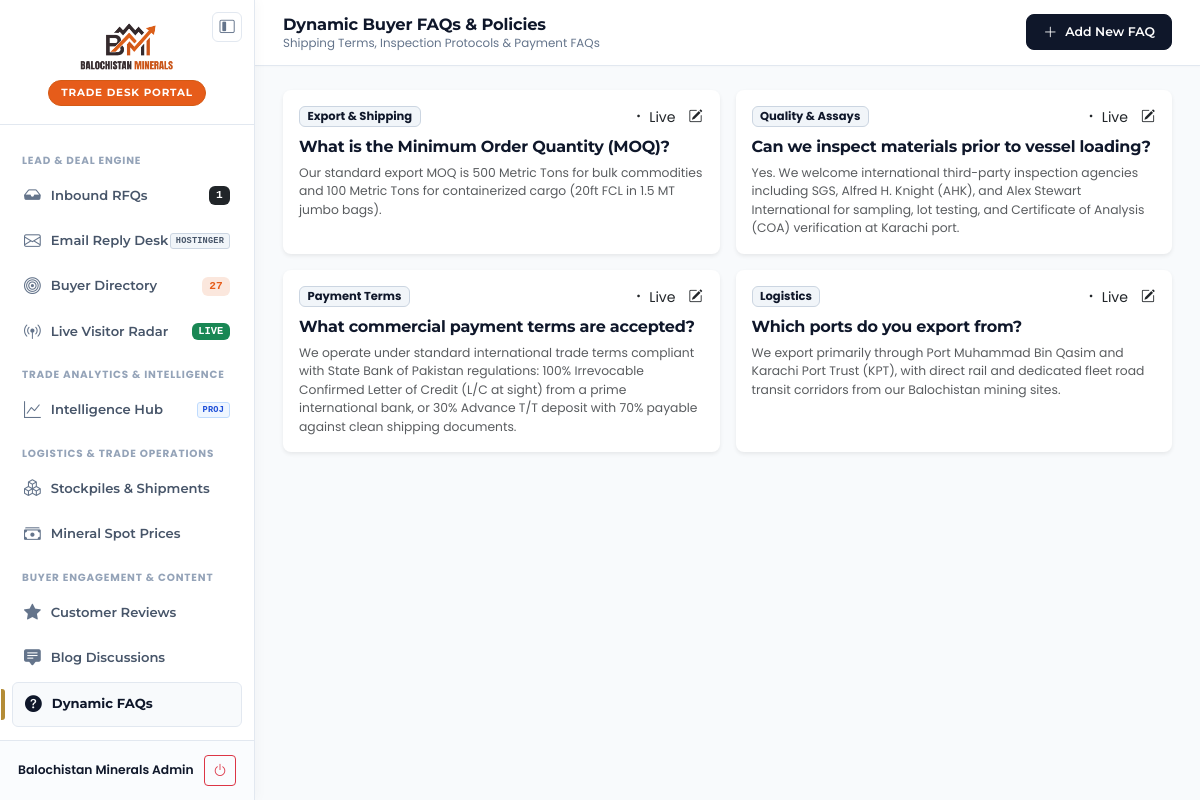
The page /admin/faqs.php (signed in) on the database its author committed.
### tables this page shows
CREATE TABLE IF NOT EXISTS `faqs` (
  `id` INT AUTO_INCREMENT PRIMARY KEY,
  `category` VARCHAR(60) NOT NULL DEFAULT 'Export & Shipping',
  `question` VARCHAR(255) NOT NULL,
  `answer` TEXT NOT NULL,
  `sort_order` INT NOT NULL DEFAULT 0,
  `is_active` TINYINT(1) NOT NULL DEFAULT 1,
  `created_at` TIMESTAMP DEFAULT CURRENT_TIMESTAMP
);

### admin/auth.php (called while the page is built, shortened)
<?php
function isLoggedIn() {
    return isset($_SESSION['bm_admin_id']) && !empty($_SESSION['bm_admin_id']);
}
function getLoggedInUser() {
    return [
        'id'        => $_SESSION['bm_admin_id'],
        'username'  => $_SESSION['bm_admin_user'] ?? 'Admin',
        'full_name' => $_SESSION['bm_admin_name'] ?? 'Admin',
        'email'     => $_SESSION['bm_admin_email'] ?? '',
        'role'      => $_SESSION['bm_admin_role'] ?? 'Owner'
    ];
}

### admin/faqs.php (the view, shortened to what this page needs)
<?php
require_once __DIR__ . '/auth.php';
$user = getLoggedInUser();
$pdo  = getDB();
$faqs = [];
$newLeads = 0;
if ($pdo !== null) {
    $newLeads = (int)$pdo->query("SELECT COUNT(*) FROM inquiries WHERE status = 'New'")->fetchColumn();
    $totalProspects = (int)$pdo->query("SELECT COUNT(*) FROM buyer_prospects")->fetchColumn();
    $faqs = $pdo->query('SELECT * FROM faqs ORDER BY sort_order ASC, id ASC')->fetchAll();
}
?>
<!DOCTYPE html>
<html lang="en">
<head>
  <link href="https://cdn.jsdelivr.net/npm/bootstrap@5.3.2/dist/css/bootstrap.min.css" rel="stylesheet">
  <link rel="stylesheet" href="https://cdn.jsdelivr.net/npm/bootstrap-icons@1.11.3/font/bootstrap-icons.min.css">
  <link rel="stylesheet" href="admin-layout.css">
</head>
<body>
  <div class="app-wrapper">
    <aside class="app-sidebar" id="appSidebar">
      <div class="sidebar-header">
        <a href="../" target="_blank" class="sidebar-logo-wrap" title="Balochistan Minerals">
          <img src="../images/new-logo.png" alt="Balochistan Minerals" class="sidebar-logo" onerror="this.style.display='none'">
          <span class="sidebar-badge">TRADE DESK PORTAL</span>
        </a>
        <button type="button" id="sidebarCloseBtn" class="btn-sidebar-panel-toggle" aria-label="Toggle Sidebar" title="Collapse Sidebar (Ctrl + B)">
          <i class="bi bi-layout-sidebar-inset"></i>
        </button>
      </div>
      <nav class="sidebar-nav">
        <div class="sidebar-section-title">Lead & Deal Engine</div>
        <a href="dashboard.php" class="sidebar-link">
          <div><i class="bi bi-inbox-fill"></i> Inbound RFQs</div>
          <?php if ($newLeads > 0): ?>
            <span class="badge bg-dark font-monospace" style="font-size: 0.7rem;"><?= $newLeads ?></span>
          <?php endif; ?>
        </a>
        <a href="email-desk.php" class="sidebar-link">
          <div><i class="bi bi-envelope"></i> Email Reply Desk</div>
          <span class="badge-sidebar-hostinger">HOSTINGER</span>
        </a>
        <a href="prospects.php" class="sidebar-link">
          <div><i class="bi bi-bullseye"></i> Buyer Directory</div>
          <span class="badge font-monospace" style="background: rgba(230,92,26,0.15); color: #E65C1A; font-size: 0.7rem;"><?= $totalProspects ?></span>
        </a>
        <a href="radar.php" class="sidebar-link">
          <div><i class="bi bi-broadcast-pin"></i> Live Visitor Radar</div>
          <span class="badge bg-success font-monospace" style="font-size: 0.65rem;">LIVE</span>
        </a>
        <div class="sidebar-section-title">Trade Analytics & Intelligence</div>
        <a href="analytics.php" class="sidebar-link">
          <div><i class="bi bi-graph-up"></i> Intelligence Hub</div>
          <span class="badge-sidebar-intel">PROJ</span>
        </a>
        <div class="sidebar-section-title">Logistics & Trade Operations</div>
        <a href="stockpiles.php" class="sidebar-link">
          <div><i class="bi bi-boxes"></i> Stockpiles & Shipments</div>
        </a>
        <a href="prices.php" class="sidebar-link">
          <div><i class="bi bi-cash-stack"></i> Mineral Spot Prices</div>
        </a>
        <div class="sidebar-section-title">Buyer Engagement & Content</div>
        <a href="reviews.php" class="sidebar-link">
          <div><i class="bi bi-star-fill"></i> Customer Reviews</div>
        </a>
        <a href="blog-discussions.php" class="sidebar-link">
          <div><i class="bi bi-chat-square-text-fill"></i> Blog Discussions</div>
        </a>
        <a href="faqs.php" class="sidebar-link active">
          <div><i class="bi bi-question-circle-fill"></i> Dynamic FAQs</div>
        </a>
        <div class="sidebar-section-title">System & Links</div>
      </nav>
      <div class="sidebar-footer">
        <div class="d-flex align-items-center justify-content-between">
          <div class="fw-semibold small" style="color: var(--navy-900);"><?= htmlspecialchars($user['full_name']) ?></div>
          <a href="logout.php" class="btn btn-sm btn-outline-danger p-1 px-2" title="Sign Out"><i class="bi bi-power"></i></a>
        </div>
      </div>
    </aside>
    <div class="app-main">
      <header class="top-bar">
        <div class="topbar-left">
          <div class="topbar-title-wrap">
            <h1 class="topbar-title">Dynamic Buyer FAQs & Policies</h1>
            <div class="topbar-subtitle">Shipping Terms, Inspection Protocols & Payment FAQs</div>
          </div>
        </div>
        <div class="topbar-right">
          <button type="button" class="btn-topbar-primary" data-bs-toggle="modal" data-bs-target="#faqModal0">
            <i class="bi bi-plus-lg"></i> <span>Add New FAQ</span>
          </button>
        </div>
      </header>
      <main class="content-canvas">
        <div class="row g-3">
          <?php if (empty($faqs)): ?>
            <div class="col-12"><div class="card p-5 text-center text-muted">No FAQs defined yet.</div></div>
          <?php else: ?>
            <?php foreach ($faqs as $f): ?>
              <div class="col-12 col-lg-6">
                <div class="card h-100 shadow-sm border-0 p-3 rounded-3">
                  <div class="d-flex align-items-start justify-content-between mb-2">
                    <span class="badge" style="background: #F1F5F9; color: #0F172A; border: 1px solid #CBD5E1; font-weight: 700; font-size: 0.72rem;"><?= htmlspecialchars($f['category']) ?></span>
                    <div class="d-flex align-items-center gap-1">
                      <?php if ($f['is_active']): ?>
                        <span class="status-badge-active"><i class="bi bi-dot"></i> Live</span>
                      <?php else: ?>
                        <span class="status-badge-hidden">Draft</span>
                      <?php endif; ?>
                      <button type="button" class="btn btn-sm btn-link text-dark p-0 ms-2" data-bs-toggle="modal" data-bs-target="#faqModal<?= $f['id'] ?>">
                        <i class="bi bi-pencil-square"></i>
                      </button>
                    </div>
                  </div>
                  <h6 class="fw-bold mb-2 brand-font" style="color: var(--navy-900);"><?= htmlspecialchars($f['question']) ?></h6>
                  <p class="small text-muted mb-0"><?= nl2br(htmlspecialchars($f['answer'])) ?></p>
                </div>
              </div>
            <?php endforeach; ?>
          <?php endif; ?>
        </div>
      </main>
    </div>
  </div>
</body>
</html>

### admin/faqs.php (style rules this page uses)
:root { --navy-900: #0F172A; --brand-navy: #0F172A; --brand-slate: #1E293B; --brand-gold: #B48C36; --brand-gold-subtle: #F8F5EE; --brand-border: #E2E8F0; --brand-canvas: #F8FAFC; --brand-surface: #FFFFFF; --brand-orange: #E65C1A; --text-dark: #0F172A; --text-muted: #64748B; --sidebar-width: 255px; }
body { font-family: 'Poppins', sans-serif; font-size: 0.88rem; color: var(--text-dark); background-color: var(--brand-canvas); margin: 0; }
h1, h2, h3, h4, h5, h6, .brand-font { font-family: 'Montserrat', sans-serif; letter-spacing: -0.015em; }
.app-wrapper { display: flex; min-height: 100vh; }
.app-sidebar { width: var(--sidebar-width); background: var(--brand-surface); border-right: 1px solid var(--brand-border); display: flex; flex-direction: column; position: fixed; top: 0; bottom: 0; left: 0; z-index: 1040; }
.sidebar-nav { padding: 16px 12px; flex: 1; }
.sidebar-section-title { font-size: 0.65rem; font-weight: 700; text-transform: uppercase; letter-spacing: 0.08em; color: #94A3B8; padding: 12px 10px 6px; }
.sidebar-link { display: flex; align-items: center; justify-content: space-between; padding: 9px 12px; border-radius: 6px; color: #475569; font-family: 'Montserrat', sans-serif; font-size: 0.82rem; font-weight: 600; text-decoration: none; margin-bottom: 2px; transition: all 0.15s ease; }
.sidebar-link i { font-size: 1.05rem; margin-right: 10px; color: #64748B; }
.sidebar-link.active { background: #F8FAFC; color: var(--brand-navy); border: 1px solid var(--brand-border); position: relative; }
.sidebar-link.active::before { content: ''; position: absolute; left: -12px; top: 6px; bottom: 6px; width: 3.5px; background: var(--brand-gold); border-radius: 0 3px 3px 0; }
.sidebar-link.active i { color: var(--brand-gold); }
.sidebar-footer { padding: 14px 18px; border-top: 1px solid var(--brand-border); }
.app-main { margin-left: var(--sidebar-width); flex: 1; min-width: 0; }
.top-bar { background: var(--brand-surface); border-bottom: 1px solid var(--brand-border); padding: 14px 28px; display: flex; align-items: center; justify-content: space-between; position: sticky; top: 0; z-index: 1030; }
.content-canvas { padding: 24px 28px; }

### rows shown on the page
faqs: category "Export & Shipping", is_active 1 (drawn), question "What is the Minimum Order Quantity (MOQ)?", answer "Our standard export MOQ is 500 Metric Tons for bulk commodities and 100 Metric Tons for containerized cargo (20ft FCL in 1.5 MT jumbo bags)."
faqs: category "Quality & Assays", is_active 1 (drawn), question "Can we inspect materials prior to vessel loading?", answer "Yes. We welcome international third-party inspection agencies including SGS, Alfred H. Knight (AHK), and Alex Stewart International for sampling, lot testing, and Certificate of Analysis (COA) verification at Karachi port."
faqs: category "Payment Terms", is_active 1 (drawn), question "What commercial payment terms are accepted?", answer "We operate under standard international trade terms compliant with State Bank of Pakistan regulations: 100% Irrevocable Confirmed Letter of Credit (L/C at sight) from a prime international bank, or 30% Advance T/T deposit with 70% payable against clean shipping documents."
faqs: category "Logistics", is_active 1 (drawn), question "Which ports do you export from?", answer "We export primarily through Port Muhammad Bin Qasim and Karachi Port Trust (KPT), with direct rail and dedicated fleet road transit corridors from our Balochistan mining sites."

### other values the page prints
$newLeads "1"
$totalProspects "27"
$user['full_name'] "Balochistan Minerals Admin"
